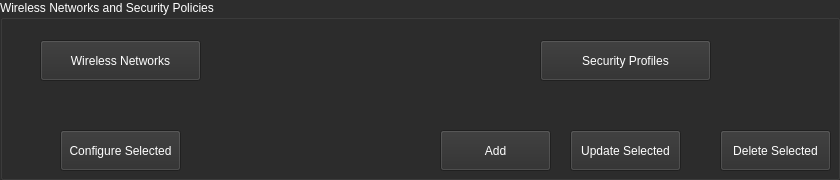
               <widget class="QGroupBox" name="groupBox_3">
                <property name="sizePolicy">
                 <sizepolicy hsizetype="Preferred" vsizetype="Preferred">
                  <horstretch>0</horstretch>
                  <verstretch>2</verstretch>
                 </sizepolicy>
                </property>
                <property name="palette">
                 <palette>
                  <active>
                   <colorrole role="WindowText">
                    <brush brushstyle="SolidPattern">
                     <color alpha="255">
                      <red>255</red>
                      <green>255</green>
                      <blue>255</blue>
                     </color>
                    </brush>
                   </colorrole>
                   <colorrole role="Button">
                    <brush brushstyle="SolidPattern">
                     <color alpha="255">
                      <red>45</red>
                      <green>45</green>
                      <blue>45</blue>
                     </color>
                    </brush>
                   </colorrole>
                   <colorrole role="Base">
                    <brush brushstyle="SolidPattern">
                     <color alpha="255">
                      <red>45</red>
                      <green>45</green>
                      <blue>45</blue>
                     </color>
                    </brush>
                   </colorrole>
                   <colorrole role="Window">
                    <brush brushstyle="SolidPattern">
                     <color alpha="255">
                      <red>45</red>
                      <green>45</green>
                      <blue>45</blue>
                     </color>
                    </brush>
                   </colorrole>
                  </active>
                  <inactive>
                   <colorrole role="WindowText">
                    <brush brushstyle="SolidPattern">
                     <color alpha="255">
                      <red>255</red>
                      <green>255</green>
                      <blue>255</blue>
                     </color>
                    </brush>
                   </colorrole>
                   <colorrole role="Button">
                    <brush brushstyle="SolidPattern">
                     <color alpha="255">
                      <red>45</red>
                      <green>45</green>
                      <blue>45</blue>
                     </color>
                    </brush>
                   </colorrole>
                   <colorrole role="Base">
                    <brush brushstyle="SolidPattern">
                     <color alpha="255">
                      <red>45</red>
                      <green>45</green>
                      <blue>45</blue>
                     </color>
                    </brush>
                   </colorrole>
                   <colorrole role="Window">
                    <brush brushstyle="SolidPattern">
                     <color alpha="255">
                      <red>45</red>
                      <green>45</green>
                      <blue>45</blue>
                     </color>
                    </brush>
                   </colorrole>
                  </inactive>
                  <disabled>
                   <colorrole role="WindowText">
                    <brush brushstyle="SolidPattern">
                     <color alpha="255">
                      <red>120</red>
                      <green>120</green>
                      <blue>120</blue>
                     </color>
                    </brush>
                   </colorrole>
                   <colorrole role="Button">
                    <brush brushstyle="SolidPattern">
                     <color alpha="255">
                      <red>45</red>
                      <green>45</green>
                      <blue>45</blue>
                     </color>
                    </brush>
                   </colorrole>
                   <colorrole role="Base">
                    <brush brushstyle="SolidPattern">
                     <color alpha="255">
                      <red>45</red>
                      <green>45</green>
                      <blue>45</blue>
                     </color>
                    </brush>
                   </colorrole>
                   <colorrole role="Window">
                    <brush brushstyle="SolidPattern">
                     <color alpha="255">
                      <red>45</red>
                      <green>45</green>
                      <blue>45</blue>
                     </color>
                    </brush>
                   </colorrole>
                  </disabled>
                 </palette>
                </property>
                <property name="title">
                 <string>Wireless Networks and Security Policies</string>
                </property>
                <widget class="QPushButton" name="btn_wireless_networks">
                 <property name="geometry">
                  <rect>
                   <x>40</x>
                   <y>40</y>
                   <width>161</width>
                   <height>41</height>
                  </rect>
                 </property>
                 <property name="palette">
                  <palette>
                   <active>
                    <colorrole role="Button">
                     <brush brushstyle="SolidPattern">
                      <color alpha="255">
                       <red>45</red>
                       <green>45</green>
                       <blue>45</blue>
                      </color>
                     </brush>
                    </colorrole>
                    <colorrole role="ButtonText">
                     <brush brushstyle="SolidPattern">
                      <color alpha="255">
                       <red>255</red>
                       <green>255</green>
                       <blue>255</blue>
                      </color>
                     </brush>
                    </colorrole>
                    <colorrole role="Base">
                     <brush brushstyle="SolidPattern">
                      <color alpha="255">
                       <red>45</red>
                       <green>45</green>
                       <blue>45</blue>
                      </color>
                     </brush>
                    </colorrole>
                    <colorrole role="Window">
                     <brush brushstyle="SolidPattern">
                      <color alpha="255">
                       <red>45</red>
                       <green>45</green>
                       <blue>45</blue>
                      </color>
                     </brush>
                    </colorrole>
                   </active>
                   <inactive>
                    <colorrole role="Button">
                     <brush brushstyle="SolidPattern">
                      <color alpha="255">
                       <red>45</red>
                       <green>45</green>
                       <blue>45</blue>
                      </color>
                     </brush>
                    </colorrole>
                    <colorrole role="ButtonText">
                     <brush brushstyle="SolidPattern">
                      <color alpha="255">
                       <red>255</red>
                       <green>255</green>
                       <blue>255</blue>
                      </color>
                     </brush>
                    </colorrole>
                    <colorrole role="Base">
                     <brush brushstyle="SolidPattern">
                      <color alpha="255">
                       <red>45</red>
                       <green>45</green>
                       <blue>45</blue>
                      </color>
                     </brush>
                    </colorrole>
                    <colorrole role="Window">
                     <brush brushstyle="SolidPattern">
                      <color alpha="255">
                       <red>45</red>
                       <green>45</green>
                       <blue>45</blue>
                      </color>
                     </brush>
                    </colorrole>
                   </inactive>
                   <disabled>
                    <colorrole role="Button">
                     <brush brushstyle="SolidPattern">
                      <color alpha="255">
                       <red>45</red>
                       <green>45</green>
                       <blue>45</blue>
                      </color>
                     </brush>
                    </colorrole>
                    <colorrole role="ButtonText">
                     <brush brushstyle="SolidPattern">
                      <color alpha="255">
                       <red>120</red>
                       <green>120</green>
                       <blue>120</blue>
                      </color>
                     </brush>
                    </colorrole>
                    <colorrole role="Base">
                     <brush brushstyle="SolidPattern">
                      <color alpha="255">
                       <red>45</red>
                       <green>45</green>
                       <blue>45</blue>
                      </color>
                     </brush>
                    </colorrole>
                    <colorrole role="Window">
                     <brush brushstyle="SolidPattern">
                      <color alpha="255">
                       <red>45</red>
                       <green>45</green>
                       <blue>45</blue>
                      </color>
                     </brush>
                    </colorrole>
                   </disabled>
                  </palette>
                 </property>
                 <property name="text">
                  <string>Wireless Networks</string>
                 </property>
                </widget>
                <widget class="QPushButton" name="btn_security_profiles">
                 <property name="geometry">
                  <rect>
                   <x>540</x>
                   <y>40</y>
                   <width>171</width>
                   <height>41</height>
                  </rect>
                 </property>
                 <property name="palette">
                  <palette>
                   <active>
                    <colorrole role="Button">
                     <brush brushstyle="SolidPattern">
                      <color alpha="255">
                       <red>45</red>
                       <green>45</green>
                       <blue>45</blue>
                      </color>
                     </brush>
                    </colorrole>
                    <colorrole role="ButtonText">
                     <brush brushstyle="SolidPattern">
                      <color alpha="255">
                       <red>255</red>
                       <green>255</green>
                       <blue>255</blue>
                      </color>
                     </brush>
                    </colorrole>
                    <colorrole role="Base">
                     <brush brushstyle="SolidPattern">
                      <color alpha="255">
                       <red>45</red>
                       <green>45</green>
                       <blue>45</blue>
                      </color>
                     </brush>
                    </colorrole>
                    <colorrole role="Window">
                     <brush brushstyle="SolidPattern">
                      <color alpha="255">
                       <red>45</red>
                       <green>45</green>
                       <blue>45</blue>
                      </color>
                     </brush>
                    </colorrole>
                   </active>
                   <inactive>
                    <colorrole role="Button">
                     <brush brushstyle="SolidPattern">
                      <color alpha="255">
                       <red>45</red>
                       <green>45</green>
                       <blue>45</blue>
                      </color>
                     </brush>
                    </colorrole>
                    <colorrole role="ButtonText">
                     <brush brushstyle="SolidPattern">
                      <color alpha="255">
                       <red>255</red>
                       <green>255</green>
                       <blue>255</blue>
                      </color>
                     </brush>
                    </colorrole>
                    <colorrole role="Base">
                     <brush brushstyle="SolidPattern">
                      <color alpha="255">
                       <red>45</red>
                       <green>45</green>
                       <blue>45</blue>
                      </color>
                     </brush>
                    </colorrole>
                    <colorrole role="Window">
                     <brush brushstyle="SolidPattern">
                      <color alpha="255">
                       <red>45</red>
                       <green>45</green>
                       <blue>45</blue>
                      </color>
                     </brush>
                    </colorrole>
                   </inactive>
                   <disabled>
                    <colorrole role="Button">
                     <brush brushstyle="SolidPattern">
                      <color alpha="255">
                       <red>45</red>
                       <green>45</green>
                       <blue>45</blue>
                      </color>
                     </brush>
                    </colorrole>
                    <colorrole role="ButtonText">
                     <brush brushstyle="SolidPattern">
                      <color alpha="255">
                       <red>120</red>
                       <green>120</green>
                       <blue>120</blue>
                      </color>
                     </brush>
                    </colorrole>
                    <colorrole role="Base">
                     <brush brushstyle="SolidPattern">
                      <color alpha="255">
                       <red>45</red>
                       <green>45</green>
                       <blue>45</blue>
                      </color>
                     </brush>
                    </colorrole>
                    <colorrole role="Window">
                     <brush brushstyle="SolidPattern">
                      <color alpha="255">
                       <red>45</red>
                       <green>45</green>
                       <blue>45</blue>
                      </color>
                     </brush>
                    </colorrole>
                   </disabled>
                  </palette>
                 </property>
                 <property name="text">
                  <string>Security Profiles</string>
                 </property>
                </widget>
                <widget class="QPushButton" name="btn_add_security_profiles">
                 <property name="geometry">
                  <rect>
                   <x>440</x>
                   <y>130</y>
                   <width>111</width>
                   <height>41</height>
                  </rect>
                 </property>
                 <property name="palette">
                  <palette>
                   <active>
                    <colorrole role="Button">
                     <brush brushstyle="SolidPattern">
                      <color alpha="255">
                       <red>45</red>
                       <green>45</green>
                       <blue>45</blue>
                      </color>
                     </brush>
                    </colorrole>
                    <colorrole role="ButtonText">
                     <brush brushstyle="SolidPattern">
                      <color alpha="255">
                       <red>255</red>
                       <green>255</green>
                       <blue>255</blue>
                      </color>
                     </brush>
                    </colorrole>
                    <colorrole role="Base">
                     <brush brushstyle="SolidPattern">
                      <color alpha="255">
                       <red>45</red>
                       <green>45</green>
                       <blue>45</blue>
                      </color>
                     </brush>
                    </colorrole>
                    <colorrole role="Window">
                     <brush brushstyle="SolidPattern">
                      <color alpha="255">
                       <red>45</red>
                       <green>45</green>
                       <blue>45</blue>
                      </color>
                     </brush>
                    </colorrole>
                   </active>
                   <inactive>
                    <colorrole role="Button">
                     <brush brushstyle="SolidPattern">
                      <color alpha="255">
                       <red>45</red>
                       <green>45</green>
                       <blue>45</blue>
                      </color>
                     </brush>
                    </colorrole>
                    <colorrole role="ButtonText">
                     <brush brushstyle="SolidPattern">
                      <color alpha="255">
                       <red>255</red>
                       <green>255</green>
                       <blue>255</blue>
                      </color>
                     </brush>
                    </colorrole>
                    <colorrole role="Base">
                     <brush brushstyle="SolidPattern">
                      <color alpha="255">
                       <red>45</red>
                       <green>45</green>
                       <blue>45</blue>
                      </color>
                     </brush>
                    </colorrole>
                    <colorrole role="Window">
                     <brush brushstyle="SolidPattern">
                      <color alpha="255">
                       <red>45</red>
                       <green>45</green>
                       <blue>45</blue>
                      </color>
                     </brush>
                    </colorrole>
                   </inactive>
                   <disabled>
                    <colorrole role="Button">
                     <brush brushstyle="SolidPattern">
                      <color alpha="255">
                       <red>45</red>
                       <green>45</green>
                       <blue>45</blue>
                      </color>
                     </brush>
                    </colorrole>
                    <colorrole role="ButtonText">
                     <brush brushstyle="SolidPattern">
                      <color alpha="255">
                       <red>120</red>
                       <green>120</green>
                       <blue>120</blue>
                      </color>
                     </brush>
                    </colorrole>
                    <colorrole role="Base">
                     <brush brushstyle="SolidPattern">
                      <color alpha="255">
                       <red>45</red>
                       <green>45</green>
                       <blue>45</blue>
                      </color>
                     </brush>
                    </colorrole>
                    <colorrole role="Window">
                     <brush brushstyle="SolidPattern">
                      <color alpha="255">
                       <red>45</red>
                       <green>45</green>
                       <blue>45</blue>
                      </color>
                     </brush>
                    </colorrole>
                   </disabled>
                  </palette>
                 </property>
                 <property name="text">
                  <string>Add</string>
                 </property>
                </widget>
                <widget class="QPushButton" name="btn_update_security_profiles">
                 <property name="geometry">
                  <rect>
                   <x>570</x>
                   <y>130</y>
                   <width>111</width>
                   <height>41</height>
                  </rect>
                 </property>
                 <property name="palette">
                  <palette>
                   <active>
                    <colorrole role="Button">
                     <brush brushstyle="SolidPattern">
                      <color alpha="255">
                       <red>45</red>
                       <green>45</green>
                       <blue>45</blue>
                      </color>
                     </brush>
                    </colorrole>
                    <colorrole role="ButtonText">
                     <brush brushstyle="SolidPattern">
                      <color alpha="255">
                       <red>255</red>
                       <green>255</green>
                       <blue>255</blue>
                      </color>
                     </brush>
                    </colorrole>
                    <colorrole role="Base">
                     <brush brushstyle="SolidPattern">
                      <color alpha="255">
                       <red>45</red>
                       <green>45</green>
                       <blue>45</blue>
                      </color>
                     </brush>
                    </colorrole>
                    <colorrole role="Window">
                     <brush brushstyle="SolidPattern">
                      <color alpha="255">
                       <red>45</red>
                       <green>45</green>
                       <blue>45</blue>
                      </color>
                     </brush>
                    </colorrole>
                   </active>
                   <inactive>
                    <colorrole role="Button">
                     <brush brushstyle="SolidPattern">
                      <color alpha="255">
                       <red>45</red>
                       <green>45</green>
                       <blue>45</blue>
                      </color>
                     </brush>
                    </colorrole>
                    <colorrole role="ButtonText">
                     <brush brushstyle="SolidPattern">
                      <color alpha="255">
                       <red>255</red>
                       <green>255</green>
                       <blue>255</blue>
                      </color>
                     </brush>
                    </colorrole>
                    <colorrole role="Base">
                     <brush brushstyle="SolidPattern">
                      <color alpha="255">
                       <red>45</red>
                       <green>45</green>
                       <blue>45</blue>
                      </color>
                     </brush>
                    </colorrole>
                    <colorrole role="Window">
                     <brush brushstyle="SolidPattern">
                      <color alpha="255">
                       <red>45</red>
                       <green>45</green>
                       <blue>45</blue>
                      </color>
                     </brush>
                    </colorrole>
                   </inactive>
                   <disabled>
                    <colorrole role="Button">
                     <brush brushstyle="SolidPattern">
                      <color alpha="255">
                       <red>45</red>
                       <green>45</green>
                       <blue>45</blue>
                      </color>
                     </brush>
                    </colorrole>
                    <colorrole role="ButtonText">
                     <brush brushstyle="SolidPattern">
                      <color alpha="255">
                       <red>120</red>
                       <green>120</green>
                       <blue>120</blue>
                      </color>
                     </brush>
                    </colorrole>
                    <colorrole role="Base">
                     <brush brushstyle="SolidPattern">
                      <color alpha="255">
                       <red>45</red>
                       <green>45</green>
                       <blue>45</blue>
                      </color>
                     </brush>
                    </colorrole>
                    <colorrole role="Window">
                     <brush brushstyle="SolidPattern">
                      <color alpha="255">
                       <red>45</red>
                       <green>45</green>
                       <blue>45</blue>
                      </color>
                     </brush>
                    </colorrole>
                   </disabled>
                  </palette>
                 </property>
                 <property name="text">
                  <string>Update Selected</string>
                 </property>
                </widget>
                <widget class="QPushButton" name="btn_delete_security_profiles">
                 <property name="geometry">
                  <rect>
                   <x>720</x>
                   <y>130</y>
                   <width>111</width>
                   <height>41</height>
                  </rect>
                 </property>
                 <property name="palette">
                  <palette>
                   <active>
                    <colorrole role="Button">
                     <brush brushstyle="SolidPattern">
                      <color alpha="255">
                       <red>45</red>
                       <green>45</green>
                       <blue>45</blue>
                      </color>
                     </brush>
                    </colorrole>
                    <colorrole role="ButtonText">
                     <brush brushstyle="SolidPattern">
                      <color alpha="255">
                       <red>255</red>
                       <green>255</green>
                       <blue>255</blue>
                      </color>
                     </brush>
                    </colorrole>
                    <colorrole role="Base">
                     <brush brushstyle="SolidPattern">
                      <color alpha="255">
                       <red>45</red>
                       <green>45</green>
                       <blue>45</blue>
                      </color>
                     </brush>
                    </colorrole>
                    <colorrole role="Window">
                     <brush brushstyle="SolidPattern">
                      <color alpha="255">
                       <red>45</red>
                       <green>45</green>
                       <blue>45</blue>
                      </color>
                     </brush>
                    </colorrole>
                   </active>
                   <inactive>
                    <colorrole role="Button">
                     <brush brushstyle="SolidPattern">
                      <color alpha="255">
                       <red>45</red>
                       <green>45</green>
                       <blue>45</blue>
                      </color>
                     </brush>
                    </colorrole>
                    <colorrole role="ButtonText">
                     <brush brushstyle="SolidPattern">
                      <color alpha="255">
                       <red>255</red>
                       <green>255</green>
                       <blue>255</blue>
                      </color>
                     </brush>
                    </colorrole>
                    <colorrole role="Base">
                     <brush brushstyle="SolidPattern">
                      <color alpha="255">
                       <red>45</red>
                       <green>45</green>
                       <blue>45</blue>
                      </color>
                     </brush>
                    </colorrole>
                    <colorrole role="Window">
                     <brush brushstyle="SolidPattern">
                      <color alpha="255">
                       <red>45</red>
                       <green>45</green>
                       <blue>45</blue>
                      </color>
                     </brush>
                    </colorrole>
                   </inactive>
                   <disabled>
                    <colorrole role="Button">
                     <brush brushstyle="SolidPattern">
                      <color alpha="255">
                       <red>45</red>
                       <green>45</green>
                       <blue>45</blue>
                      </color>
                     </brush>
                    </colorrole>
                    <colorrole role="ButtonText">
                     <brush brushstyle="SolidPattern">
                      <color alpha="255">
                       <red>120</red>
                       <green>120</green>
                       <blue>120</blue>
                      </color>
                     </brush>
                    </colorrole>
                    <colorrole role="Base">
                     <brush brushstyle="SolidPattern">
                      <color alpha="255">
                       <red>45</red>
                       <green>45</green>
                       <blue>45</blue>
                      </color>
                     </brush>
                    </colorrole>
                    <colorrole role="Window">
                     <brush brushstyle="SolidPattern">
                      <color alpha="255">
                       <red>45</red>
                       <green>45</green>
                       <blue>45</blue>
                      </color>
                     </brush>
                    </colorrole>
                   </disabled>
                  </palette>
                 </property>
                 <property name="text">
                  <string>Delete Selected</string>
                 </property>
                </widget>
                <widget class="QPushButton" name="btn_config_wireless">
                 <property name="geometry">
                  <rect>
                   <x>60</x>
                   <y>130</y>
                   <width>121</width>
                   <height>41</height>
                  </rect>
                 </property>
                 <property name="palette">
                  <palette>
                   <active>
                    <colorrole role="Button">
                     <brush brushstyle="SolidPattern">
                      <color alpha="255">
                       <red>45</red>
                       <green>45</green>
                       <blue>45</blue>
                      </color>
                     </brush>
                    </colorrole>
                    <colorrole role="ButtonText">
                     <brush brushstyle="SolidPattern">
                      <color alpha="255">
                       <red>255</red>
                       <green>255</green>
                       <blue>255</blue>
                      </color>
                     </brush>
                    </colorrole>
                    <colorrole role="Base">
                     <brush brushstyle="SolidPattern">
                      <color alpha="255">
                       <red>45</red>
                       <green>45</green>
                       <blue>45</blue>
                      </color>
                     </brush>
                    </colorrole>
                    <colorrole role="Window">
                     <brush brushstyle="SolidPattern">
                      <color alpha="255">
                       <red>45</red>
                       <green>45</green>
                       <blue>45</blue>
                      </color>
                     </brush>
                    </colorrole>
                   </active>
                   <inactive>
                    <colorrole role="Button">
                     <brush brushstyle="SolidPattern">
                      <color alpha="255">
                       <red>45</red>
                       <green>45</green>
                       <blue>45</blue>
                      </color>
                     </brush>
                    </colorrole>
                    <colorrole role="ButtonText">
                     <brush brushstyle="SolidPattern">
                      <color alpha="255">
                       <red>255</red>
                       <green>255</green>
                       <blue>255</blue>
                      </color>
                     </brush>
                    </colorrole>
                    <colorrole role="Base">
                     <brush brushstyle="SolidPattern">
                      <color alpha="255">
                       <red>45</red>
                       <green>45</green>
                       <blue>45</blue>
                      </color>
                     </brush>
                    </colorrole>
                    <colorrole role="Window">
                     <brush brushstyle="SolidPattern">
                      <color alpha="255">
                       <red>45</red>
                       <green>45</green>
                       <blue>45</blue>
                      </color>
                     </brush>
                    </colorrole>
                   </inactive>
                   <disabled>
                    <colorrole role="Button">
                     <brush brushstyle="SolidPattern">
                      <color alpha="255">
                       <red>45</red>
                       <green>45</green>
                       <blue>45</blue>
                      </color>
                     </brush>
                    </colorrole>
                    <colorrole role="ButtonText">
                     <brush brushstyle="SolidPattern">
                      <color alpha="255">
                       <red>120</red>
                       <green>120</green>
                       <blue>120</blue>
                      </color>
                     </brush>
                    </colorrole>
                    <colorrole role="Base">
                     <brush brushstyle="SolidPattern">
                      <color alpha="255">
                       <red>45</red>
                       <green>45</green>
                       <blue>45</blue>
                      </color>
                     </brush>
                    </colorrole>
                    <colorrole role="Window">
                     <brush brushstyle="SolidPattern">
                      <color alpha="255">
                       <red>45</red>
                       <green>45</green>
                       <blue>45</blue>
                      </color>
                     </brush>
                    </colorrole>
                   </disabled>
                  </palette>
                 </property>
                 <property name="text">
                  <string>Configure Selected</string>
                 </property>
                </widget>
               </widget>
